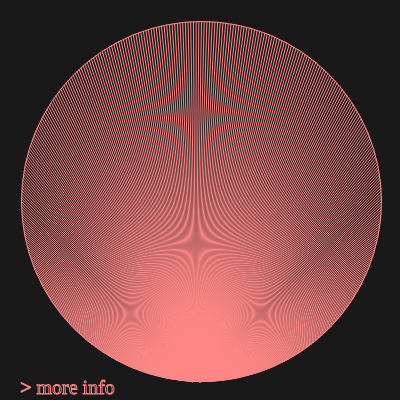
Frame 1 (no input)
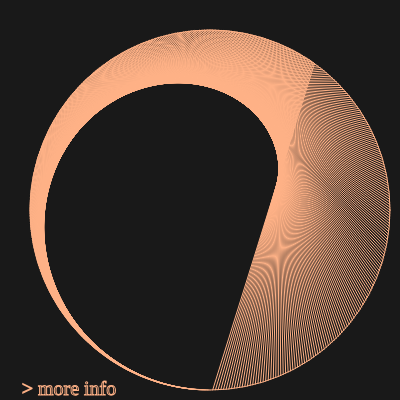
Frame 60 (no input)
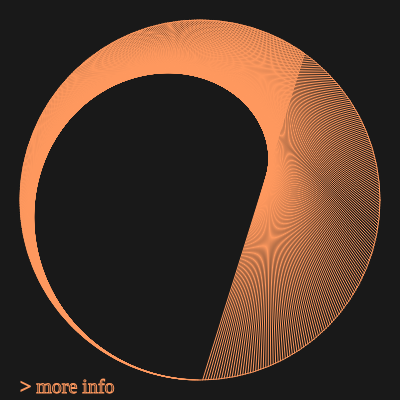
Frame 120 (the mouse pressed at the canvas centre since frame 60)

The p5.js sketch that drew these frames (run headless with seeded random() and noise() and a simulated clock; from frame 60 on, the mouse is pressed at the canvas centre):

// p5.js sketch
// ── sketch.js
var points;
var max_points;
var factor;
var addSpeed;
var r;
var offsetX;
var offsetY;
var Outer_Circle_Width;
var Follow_Speed;
var minDim;

function setup() {
  createCanvas(400, 400);
  minDim = min(width, height);
  points = 420 //int(minDim / 1.6);
  max_points = 1000;
  factor = 0;
  addSpeed = 0.01;
  r = minDim / 2 * 0.9
  offsetX = 0;
  offsetY = 0;
  Outer_Circle_Width = 4;
  Follow_Speed = 0.15;
  textFont('calibri');
  textSize(minDim / 20);
}

function getVector(index) {
  var angle = map(index % points, 0, points, 0, TWO_PI);
  var v = p5.Vector.fromAngle(angle + PI / 2, r);
  return v;
}

function circle(x, y, r) {
  ellipse(x, y, r, r);
}

function logx(y, x) {
  return log(y) / log(x);
}

function log10(y) {
  return logx(y, 10);
}

function maplog(value, in_min, in_max, out_min, out_max, withinBounds = false) {
  var outMinLog = log(out_min);
  var outMaxLog = log(out_max);
  var scale = (outMaxLog - outMinLog) / (in_max - in_min);
  var res = exp(outMinLog + scale * (value - in_min));
  return withinBounds ? constrain(res, out_min, out_max) : res;
}

function mappow(value, in_min, in_max, out_min, out_max, power, withinBounds = false) {
  var pitch = map(value, in_min, in_max, 0, 1);
  var powered = pow(pitch, power);
  return map(powered, 0, 1, out_min, out_max, withinBounds);
}

function mapu(value, in_min, in_max, out_min, out_max, withinBounds = false) {
  var pitch = map(value, in_min, in_max, -1, 1);
  var powered = pow(pitch, 2);
  return map(powered, 0, 1, out_min, out_max, withinBounds);
}

function maps(value, in_min, in_max, out_min, out_max, withinBounds = false) {
  var pitch = map(value, in_min, in_max, -1, 1);
  var powered = pow(pitch, 3);
  return map(powered, -1, 1, out_min, out_max, withinBounds);
}

function toFixed(value, maxDecimals) {
  return round(value * pow(10, maxDecimals)) / pow(10, maxDecimals);
}

function draw() {
  background(25);

  //points = int(map(mouseX, 0, width, 0, max_points));

  factorAdd = -1 * float(maps(mouseX, 0, width, -addSpeed, addSpeed, true));
  factor += factorAdd;
  //print("factorAdd " + factorAdd + ", " + mouseX);

  colorMode(HSB, 255);
  var color = map(abs(factor % (addSpeed * 1000)), 0, (addSpeed * 1000), 0, 255);
  translate(width / 2, height / 2);
  stroke(color, map(mouseY, 0, height, 120, 200, true), 255);
  noFill();

  var lowOff = 10;
  var highOff = -10;

  var targetOffsetX = map(mouseX, 0, width, lowOff, highOff, true);
  var targetOffsetY = map(mouseY, 0, height, lowOff, highOff, true);

  offsetX = lerp(offsetX, targetOffsetX, Follow_Speed);
  offsetY = lerp(offsetY, targetOffsetY, Follow_Speed);

  circle(offsetX, offsetY, r * 2);

  //for	(var i = 0; i < points; i++) {
  //	var v = getVector(i);
  //	fill(color, 200, 255);
  //	circle(v.x + offsetX, v.y + offsetY, Outer_Circle_Width);
  //}

  for (i = 0; i < points; i++) {
    var a = getVector(i);
    var b = getVector(i * factor);
    line(a.x + offsetX, a.y + offsetY, b.x + offsetX, b.y + offsetY);
  }

  textAlign(LEFT);
  var showInfo = mouseY > height * 0.9;
  if (showInfo) {
    //text('offsetX: ' + toFixed(offsetX, 2), 0 - r, height/2 - 55);
    //text('speed: ' + toFixed(factorAdd, 3), 0 - r + offsetX/6 , height/2 - 40 + offsetY/6);
    text('factor: ' + toFixed(factor, 4), 0 - r + offsetX / 6, height / 2 - minDim / 60 + offsetY / 6);
    textAlign(RIGHT);
    text('points: ' + toFixed(points, 3), r + offsetX / 6, height / 2 - minDim / 60 + offsetY / 6);
  } else {
    text('> more info', 0 - r + offsetX / 6, height / 2 - minDim / 60 + offsetY / 6);
  }
}
